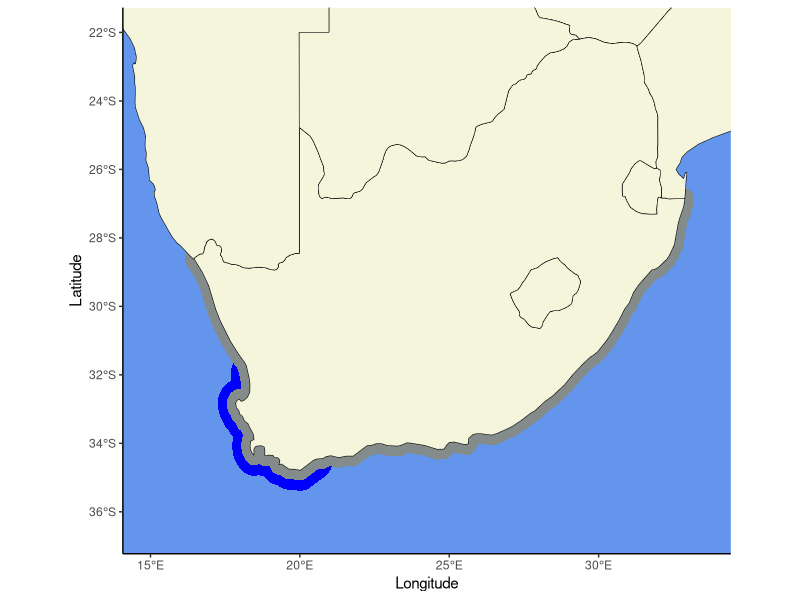

Source code (R):
## ---- chunk 1
#| warning: false

#install packages
# install.packages("rnaturalearth")
# install.packages("sf")
# install.packages("dplyr")
# install.packages("rnaturalearthdata")

# load in libs
library(rnaturalearth)
library(rnaturalearthdata)
library(tidyverse)
library(sf)
library(dplyr)
library(ggplot2)

# for the buffer to work as I expect, swith off
# the functions for spherical geometry:
sf_use_s2(FALSE)
## ---- chunk 2
# the full map extent:
xmin <- 15
xmax <- 33.5
xlim <- c(xmin, xmax)
## ---- chunk 3
ymin <- -36.5
ymax <- -22
ylim <- c(ymin, ymax)
## ---- chunk 4
bbox1 <- st_bbox(c(xmin = xmin, ymin = ymin,
  xmax = xmax, ymax = ymax))
## ---- chunk 5
# make a bounding box for cropping:
xmi <- 15
xma <- 20.5
xli <- c(xmi, xma)
## ---- chunk 6
ymi <- -37.5
yma <- -32
yli <- c(ymi, yma)
## ---- chunk 7
bbox2 <- st_bbox(c(xmin = xmi, ymin = ymi,
  xmax = xma, ymax = yma))
## ---- chunk 8
# might be useful for zooming into a smaller region (False Bay and 
# the Cape Peninsula):
xlim_zoom <- c(17.8, 19); ylim_zoom <- c(-34.5, -33.2)
## ---- chunk 9
safrica_countries <- ne_countries(returnclass = "sf",
                                  continent = "Africa",
                                  country = c("South Africa", "Mozambique",
                                              "Namibia", "Zimbabwe", "Botswana",
                                              "Lesotho", "Eswatini"),
                                  scale = "medium")
## ---- chunk 10
# Used for later code

# ggplot()+
#   geom_sf(data = safrica_countries,
#           colour = "black", fill = "white") + 
#   coord_sf(xlim = xlim, 
#            ylim = ylim) +
#   theme_classic() +
#   xlab("Longitude") +
#   ylab("Latitude") +
#   theme(panel.background = element_rect(fill= "lightblue")) 
## ---- chunk 11
safrica <- ne_countries(returnclass = 'sf',
  continent = "Africa",
  country = c("South Africa"),
  scale = "medium")
## ---- chunk 12
safrica_countries_new <- safrica |> 
  group_by(continent) |> 
  summarise() |> 
  st_crop(bbox1) |>
  st_combine()
## ---- chunk 13
buffer <- safrica_countries_new %>%
  st_buffer(0.3)
## ---- chunk 14
# ggplot()+
#   geom_sf(data = buffer, colour = "blue", fill = "blue") +
#   geom_sf(data = safrica_countries,
#           colour = "black", fill = "white") + 
#   coord_sf(xlim = xlim, 
#            ylim = ylim) +
#   theme_classic() +
#   xlab("Longitude") +
#   ylab("Latitude") +
#   theme(panel.background = element_rect(fill= "lightblue"))
## ---- chunk 15
safrica <- ne_countries(returnclass = 'sf',
  continent = "Africa",
  country = c("South Africa"),
  scale = "medium")
## ---- chunk 16
safrica_countries_kf <- safrica |> 
  group_by(continent) |> 
  summarise() |> 
  st_crop(bbox2) |>
  st_combine()
## ---- chunk 17
buffer_kf <- safrica_countries_kf |> 
  st_buffer(0.6) 
## ---- chunk 18
# ggplot()+
#   geom_sf(data = buffer_kf, colour = "blue", fill = "blue") +
#   geom_sf(data = safrica_countries_kf,
#           colour = "black", fill = "white") + 
#   coord_sf(xlim = xlim, 
#            ylim = ylim) +
#   theme_classic() +
#   xlab("Longitude") +
#   ylab("Latitude") +
#   theme(panel.background = element_rect(fill= "lightblue"))
## ---- chunk 19
ggplot()+
  geom_sf(data = buffer_kf, fill = "blue", col = "transparent") +
  geom_sf(data = buffer, fill = "azure4", col = "transparent") +
  geom_sf(data = safrica_countries,
          colour = "black", fill = "beige") + 
  coord_sf(xlim = xlim, 
           ylim = ylim) +
  theme_classic() +
  xlab("Longitude") +
  ylab("Latitude") +
  theme(panel.background = element_rect(fill= "cornflowerblue"))
